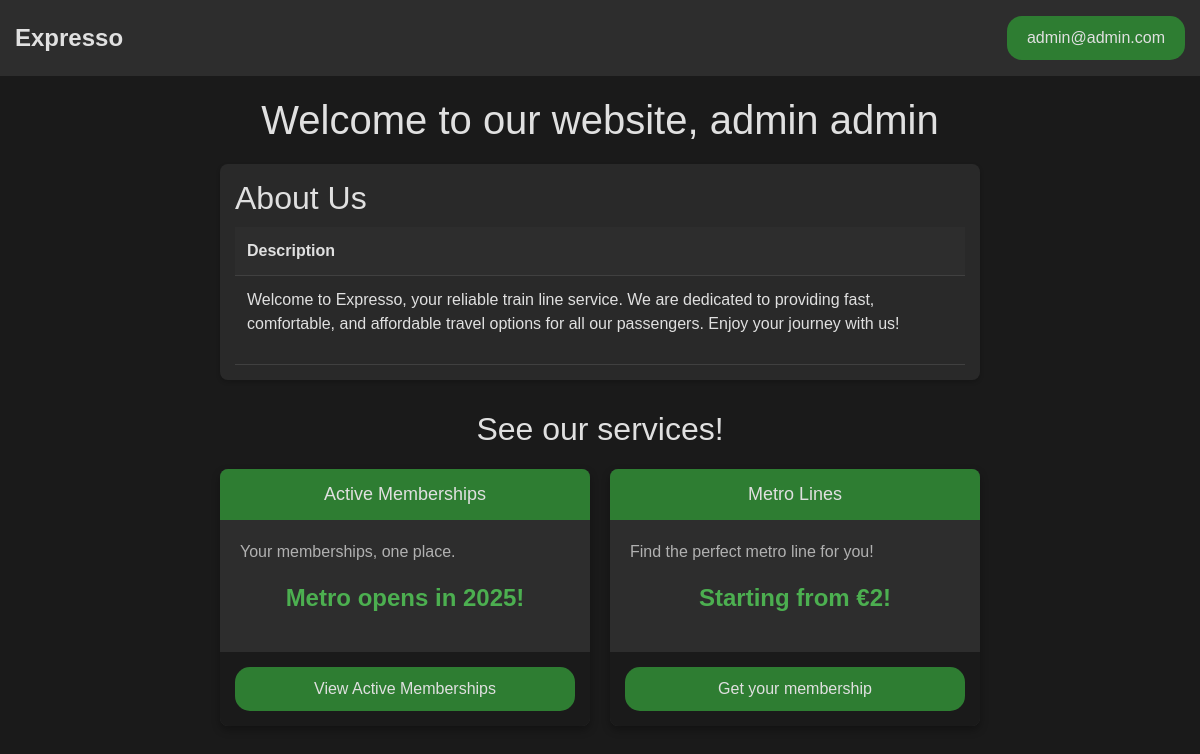
/ (signed in), run on the app's committed database.
### myApp/models.py (models this page shows, shortened)
class User(AbstractUser):
    email = models.EmailField(unique=True)
    username = models.CharField(max_length=150, unique=True, blank=True)
    created_at = models.DateTimeField(auto_now_add=True)
    objects = CustomUserManager()
    USERNAME_FIELD = 'email'
    REQUIRED_FIELDS = ['first_name', 'last_name']

### myApp/views.py (the view)
# urls.py: path("", views.mainPage, name="mainPage"),
def mainPage(request):
    return render(request, "myApp/mainPage.html", {})

### myApp/templates/myApp/mainPage.html (shortened to what this page needs)
{% extends 'myApp/layout.html' %}
{% block content %}
<div class="main-page-background">
    <div class="dashboard">
        <h1>Welcome to our website, {% if user.is_authenticated %}{{ user.first_name }} {{ user.last_name }}{% else %}Guest{% endif %}</h1>
        <div class="route">
            <div class="route-content">
                <h2>About Us</h2>
                <div class="table-container">
                    <table>
                        <thead>
                            <tr>
                                <th>Description</th>
                            </tr>
                        </thead>
                        <tbody>
                            <tr>
                                <td>
                                    <p>Welcome to Expresso, your reliable train line service. We are dedicated to providing
                                        fast, comfortable, and
                                        affordable travel options for all our passengers. Enjoy your journey with us!</p>
                                </td>
                            </tr>
                        </tbody>
                    </table>
                </div>
            </div>
        </div>
        <h2 class="section-title">See our services!</h2>
        <div class="ticket-grid">
            <div class="ticket-card">
                <div class="ticket-header">
                    <h3>Active Memberships</h3>
                </div>
                <div class="ticket-body">
                    <p>Your memberships, one place.</p>
                    <p class="ticket-price">Metro opens in 2025!</p>
                </div>
                <div class="ticket-footer">
                    <a href="{% url 'active_memberships' %}">
                        <button class="ticket-btn">View Active Memberships</button>
                    </a>
                </div>
            </div>
            <div class="ticket-card">
                <div class="ticket-header">
                    <h3>Metro Lines</h3>
                </div>
                <div class="ticket-body">
                    <p>Find the perfect metro line for you!</p>
                    <p class="ticket-price">Starting from €2!</p>
                </div>
                <div class="ticket-footer">
                    <a href="{% url 'dashboard' %}">
                        <button class="ticket-btn">Get your membership</button>
                    </a>
                </div>
            </div>
        </div>
    </div>
</div>
{% endblock %}

### myApp/templates/myApp/layout.html (shortened to what this page needs)
<!DOCTYPE html>
<html lang="en">
<head>
    <link rel="stylesheet" href="https://cdnjs.cloudflare.com/ajax/libs/font-awesome/6.1.1/css/all.min.css">
    <link href="https://maxcdn.bootstrapcdn.com/bootstrap/4.0.0/css/bootstrap.min.css" rel="stylesheet">
    {% load static %}
    <link rel="stylesheet" href="{% static 'myApp/css/styles.css' %}">
</head>
<navbar>
    <div class="navbar">
        <a href="/" style="text-decoration: none; color: inherit;">
            <div class="navbar-brand">Expresso</div>
        </a>
        <div class="navbar-user">
            <div class="dropdown">
                <button class="dropbtn">{% if user.is_authenticated %} {{ user }} {% else %} Guest {% endif %}</button>
            </div>
        </div>
    </div>
    <body>
        {% block content %}
        {% endblock %}
        {% load static %}
    </body>
</html>

### myApp/static/myApp/css/styles.css (style rules this page uses)
body { font-family: Arial, sans-serif; margin: 0; padding: 0; background-color: #1a1a1a; }
.navbar { background-color: #2d2d2d; color: #e0e0e0; padding: 15px; display: flex; justify-content: space-between; align-items: center; }
.navbar-brand { font-size: 24px; font-weight: bold; }
.dropdown { position: relative; }
.dropbtn { background-color: #2e7d32; color: #e0e0e0; padding: 10px 20px; border: none; cursor: pointer; border-radius: 15px; }
.dashboard { padding: 20px; max-width: 800px; margin: 0 auto; }
.dashboard h1 { text-align: center; margin-bottom: 20px; color: #e0e0e0; }
table { width: 100%; border-collapse: collapse; }
th, td { padding: 12px; text-align: left; border-bottom: 1px solid #404040; color: #e0e0e0; }
th { background-color: #2d2d2d; }
.route { position: relative; background-color: rgba(45, 45, 45, 0.8); padding: 15px; margin-bottom: 20px; border-radius: 8px; box-shadow: 0 2px 4px rgba(0, 0, 0, 0.2); overflow: hidden; }
.route-content { position: relative; z-index: 1; }
.route h2 { color: #e0e0e0; margin-bottom: 10px; }
.section-title { color: #e0e0e0; margin: 30px 0 20px 0; text-align: center; }
.ticket-grid { display: grid; grid-template-columns: repeat(auto-fit, minmax(250px, 1fr)); gap: 20px; margin-top: 20px; }
.ticket-card { background-color: #2d2d2d; border-radius: 8px; overflow: hidden; box-shadow: 0 4px 8px rgba(0, 0, 0, 0.3); transition: transform 0.2s ease, box-shadow 0.2s ease; }
.ticket-header { background-color: #2e7d32; padding: 15px; color: #e0e0e0; }
.ticket-header h3 { margin: 0; font-size: 18px; text-align: center; }
.ticket-body { padding: 20px; color: #b1b1b1; }
.ticket-price { font-size: 24px; font-weight: bold; color: #4caf50; text-align: center; margin-top: 15px; }
.ticket-footer { padding: 15px; text-align: center; background-color: #1a1a1a; }
.ticket-btn { background-color: #2e7d32; color: #e0e0e0; padding: 10px 20px; border: none; border-radius: 15px; cursor: pointer; transition: background-color 0.2s ease; width: 100%; }

### data on the page
User: email "admin@admin.com", first_name "admin", last_name "admin"
